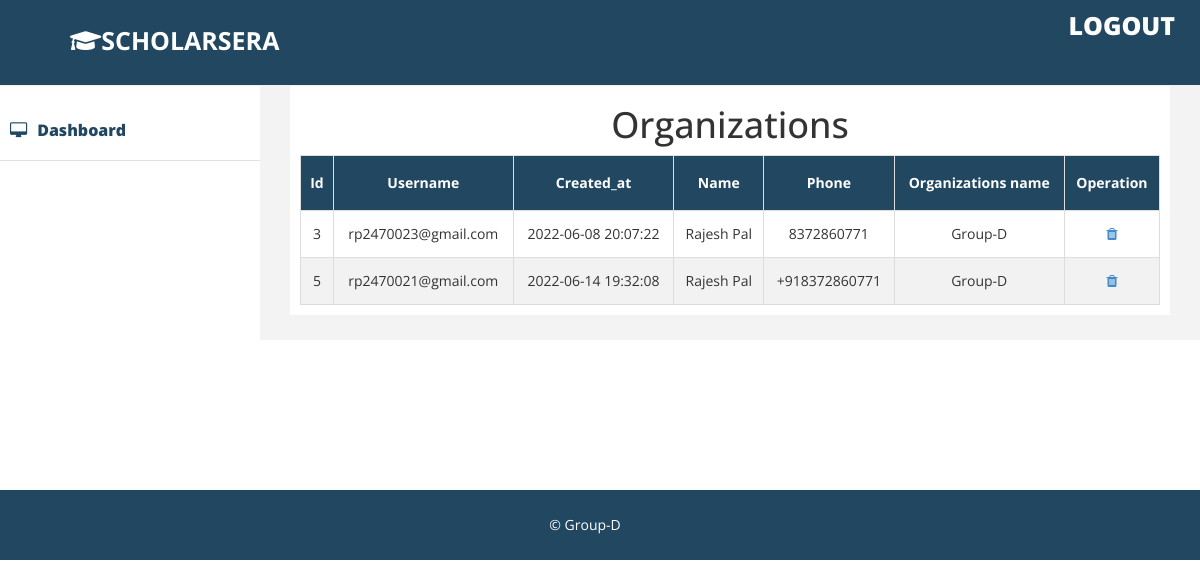
Page /admin/orgs_display.php on the committed database.
### tables this page shows
CREATE TABLE `ssregister` (
  `id` int(11) NOT NULL,
  `username` varchar(255) NOT NULL,
  `password` varchar(255) NOT NULL,
  `created_at` datetime NOT NULL DEFAULT current_timestamp(),
  `name` varchar(255) NOT NULL,
  `phone` varchar(13) NOT NULL,
  `org` varchar(255) NOT NULL
);

### admin/orgs_display.php (the view, shortened to what this page needs)
<!DOCTYPE html>
<html xmlns="http://www.w3.org/1999/xhtml">
<head>
    <link href="assets/css/bootstrap.css" rel="stylesheet" />
     <link rel="stylesheet" href="https://cdnjs.cloudflare.com/ajax/libs/font-awesome/5.15.4/css/all.min.css">
    <link rel="stylesheet" href="https://maxcdn.bootstrapcdn.com/font-awesome/4.4.0/css/font-awesome.min.css">
    <link href="assets/css/custom.css" rel="stylesheet" />
</head>
<body>
     <div id="wrapper">
         <div class="navbar navbar-inverse navbar-fixed-top">
            <div class="adjust-nav">
                <div class="navbar-header">
                    <label class="logo"> <i class="fas fa-graduation-cap"></i>SCHOLARSERA</label>
                </div>
                 <span class="logout-spn" >
                  <a href="logout.php" style="color:#fff;">LOGOUT</a>
                </span>
            </div>
        </div>
        <nav class="navbar-default navbar-side" role="navigation">
            <div class="sidebar-collapse">
                <ul class="nav" id="main-menu">
                    <li >
                        <a href="index.php" ><i class="fa fa-desktop "></i>Dashboard</a>
                    </li>
                   </ul>
            </div>
        </nav>
        <div id="page-wrapper" >
            <div id="page-inner">
                <div class="row">
                    <div class="col-md-12">
<h1 style="text-align: center;">Organizations</h1>
<table id="table">
  <tr>
    <th>Id</th>
    <th>Username</th>
    <th>Created_at</th>
    <th>Name</th>
    <th>Phone</th>
    <th>Organizations name</th>
    <th colspan="2">Operation</th>
  </tr>
  <tbody>
    <?php
$conn=mysqli_connect("localhost","root","","project");
$selecrquery = "select * from ssregister ";
$query = mysqli_query($conn,$selecrquery);
while ($res = mysqli_fetch_array($query)) {
?>
    <tr>
                        <td><?php echo $res['id']; ?></td>
                        <td><?php echo $res['username']; ?></td>
                        <td><?php echo $res['created_at']; ?></td>
                        <td><?php echo $res['name']; ?></td>
                        <td><?php echo $res['phone']; ?></td>
                        <td><?php echo $res['org']; ?></td>
                        <td><a href="delete_orgs.php?id=<?php echo $res['id']; ?>" data-toggle="tooltip" data-placement="right" title="Delete"><i class="fa fa-trash" aria-hidden="true"></i></a></td>
                    </tr>
<?php
}
 ?>
    </tbody>
</table>
                    </div>
                </div>
            </div>
        </div>
    </div><br><br><br><br><br>
    <div class="footer">
             <div class="row">
                <div class="col-lg-12 text-center" >
                    &copy;  Group-D
                </div>
        </div>
        </div>
</body>
</html>

### admin/assets/css/custom.css (style rules this page uses)
body { font-family: 'Open Sans', sans-serif; line-height:30px; }
#wrapper { width: 100%; margin-top:50px; }
#page-wrapper { padding: 15px 15px; min-height: 600px; background:#F3F3F3; }
#page-inner { width:100%; margin:10px 20px 10px 0px; background-color:#fff!important; padding:10px; min-height:100px; }
.sidebar-collapse .nav { padding:0; padding-top:50px; }
.sidebar-collapse > .nav > li > a { padding:15px 10px; color: #214761; font-weight: 900; font-size: 16px; }
.sidebar-collapse > .nav > li { border-bottom:1px solid #e1e1e1; }
.navbar-side { border:none; background-color: #fff; }
.navbar-inverse { background-color: #214761; border-color: #F0F0F0; min-height: 80px; }
.nav > li > a > i { margin-right:10px; }
.logout-spn { float:right; color:#fff; font-size:25px; font-weight:800; margin:20px; margin: 10px 25px 10px 50px; }
.logout-spn a { text-decoration:none; }
.footer { background-color:#214761; width:100%; color:#fff; padding:20px 50px 20px 50px; padding-left:20px; }
@media (min-width:768px) { #page-wrapper { margin: 0 0 0 260px; padding: 15px 30px; min-height: 100px; } }
@media (min-width:768px) { .navbar-side { z-index: 1; position: absolute; width: 260px; } }

### admin/orgs_display.php (style rules this page uses)
#table { text-align: center; border-collapse: collapse; width: 100%; }
#table td, #table th { border: 1px solid #ddd; padding: 8px; }
#table tr:nth-child(even) { background-color: #f2f2f2; }
#table th { padding-top: 12px; padding-bottom: 12px; text-align: center; background-color: #214761; color: white; }
label.logo { color: white; font-size: 25px; line-height: 80px; padding: 0 70px; font-weight: bold; }

### rows in the picture
ssregister: id "3", username "rp2470023@gmail.com", created_at "2022-06-08 20:07:22", name "Rajesh Pal", phone "8372860771", org "Group-D"
ssregister: id "5", username "rp2470021@gmail.com", created_at "2022-06-14 19:32:08", name "Rajesh Pal", phone "+918372860771", org "Group-D"
